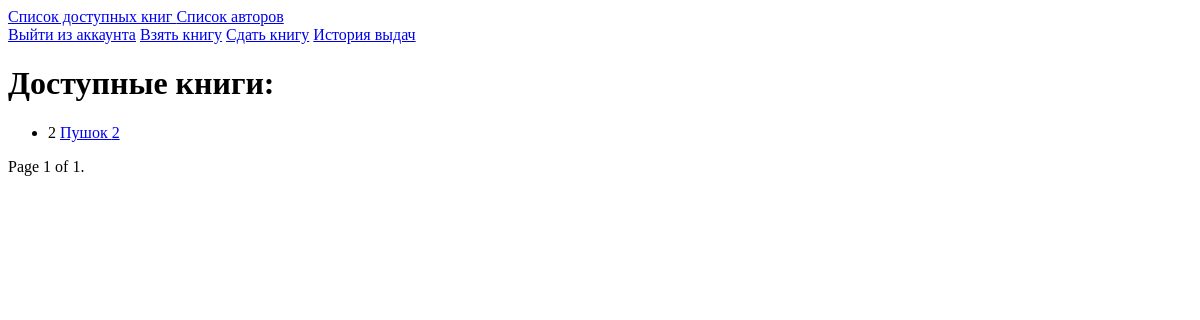
The app's page /tracker/books/list/ (signed in), older data.
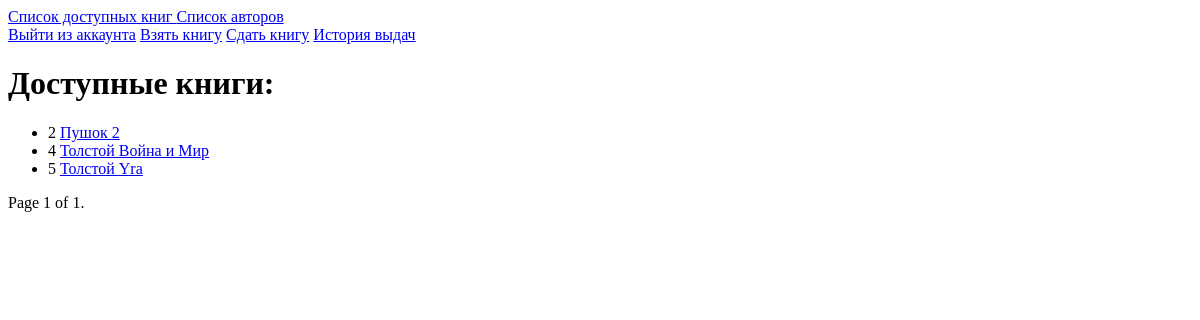
The same page, newer data.
### tracker/models.py (models this page shows)
class Book(models.Model):
    name = models.CharField(max_length=255)
    description = models.TextField(default="У книги нет описания :(")
    author = models.ForeignKey(Author,on_delete=models.PROTECT)
    amount = models.IntegerField(default=0)

class Author(models.Model):
    name = models.CharField(max_length=255)

### tracker/views.py (the view)
# urls.py: path('books/list/', ListBookView.as_view(), name="list-book"),
class ListBookView(LoginRequiredMixin,ListView):
    login_url = reverse_lazy("users:login-user")
    template_name = "tracker/allbooks.html"
    model = Book
    context_object_name = "books"
    paginate_by = 10
    def get_queryset(self) -> QuerySet[Any]:
        qs =  Book.objects.select_related('author').filter(amount__gt = 0).all()
        return qs

### templates/tracker/allbooks.html (shortened to what this page needs)
{% extends "base.html" %}
{% block body %}
<h1>Доступные книги:</h1>
<ul>
{% for book in books %}
<li>{{book.pk}} <a href = "{% url 'tracker:author-book' book.author.pk %}">{{book.author.name}} </a> <a href = "{% url 'tracker:detail-book' book.pk %}">{{book.name}}</a></li>
{% endfor %}
</ul>
<div class="pagination">
    <span class="step-links">
        <span class="current">
            Page {{ page_obj.number }} of {{ page_obj.paginator.num_pages }}.
        </span>
    </span>
</div>
{% endblock body %}

Row changes from the older to the newer data that the page shows:
added Book: pk "4", author.name "Толстой", name "Война и Мир"
added Book: pk "5", author.name "Толстой", name "Yra"
